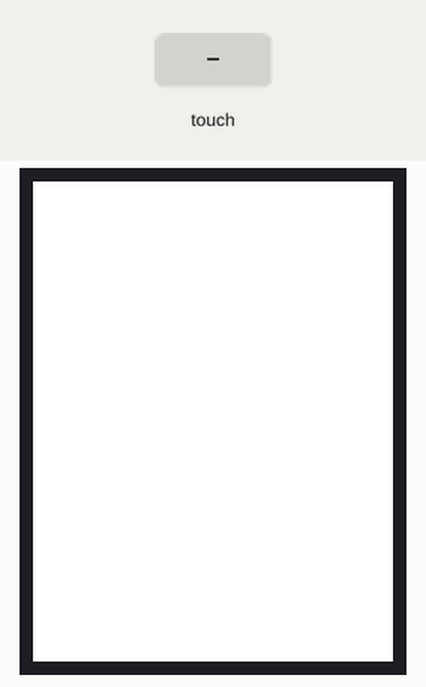
Simulated run of this program. Board: ESP32. On the bench: 240×320 colour display. The inputs (shaded band) are chosen by the test bench. Storage starts empty; what the program prints to the serial monitor is not drawn.

Above: at 1.5 s.
1.6 s: screen touched at 13 % across, 10 % down
At 2.7 s:
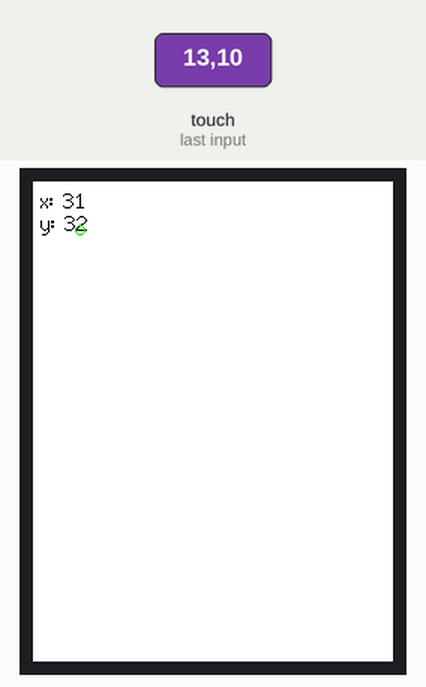
3.2 s: screen touched at 38 % across, 10 % down
4.8 s: screen touched at 62 % across, 10 % down
At 6.1 s:
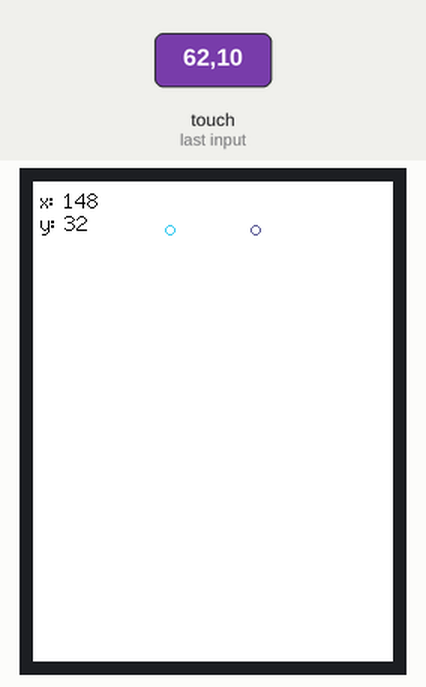
6.4 s: screen touched at 87 % across, 10 % down
8.0 s: screen touched at 13 % across, 30 % down
At 8.7 s:
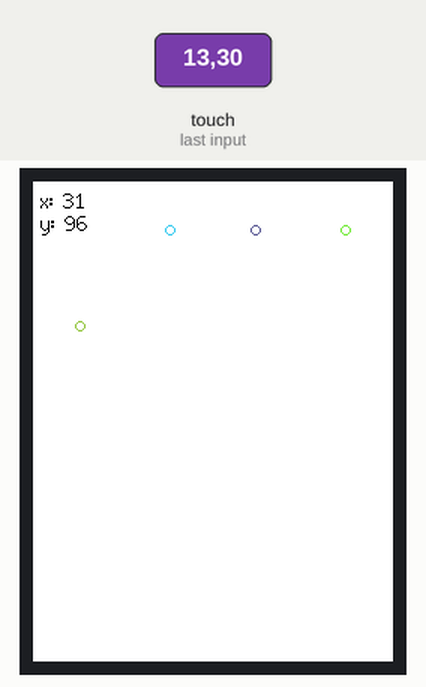
9.6 s: screen touched at 38 % across, 30 % down
Timing chart, 0 to 12.2 s (numbered marks = the images above; inputs shaded):
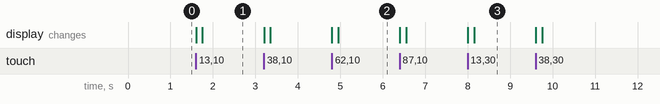

Measured:
- after the input at 1.6 s, the display: first changes at once (image 1 shows a later state)
- after the input at 4.8 s, the display: first changes at once (image 2 shows a later state)
- after the input at 8.0 s, the display: first changes at once (image 3 shows a later state)

The program:

main.cpp
```cpp
#include <Arduino.h>
#include "SPIFFS.h"
#include <SPI.h>
#include <TFT_eSPI.h>
TFT_eSPI tft = TFT_eSPI();

#define CALIBRATION_FILE "/calibrationData"

void setup(void) {
  uint16_t calibrationData[5];
  uint8_t calDataOK = 0;

  Serial.begin(115200);
  Serial.println("starting");

  tft.init();

  tft.setRotation(2);
  tft.fillScreen((0xFFFF));

  tft.setCursor(20, 0, 2);
  tft.setTextColor(TFT_BLACK, TFT_WHITE);  tft.setTextSize(1);
  tft.println("calibration run");

  // check file system
  if (SPIFFS.begin(true)) {
    Serial.println("formating file system");

    SPIFFS.format();
    SPIFFS.begin();
  }

  Serial.println("OK");

  // check if calibration file exists
  if (SPIFFS.exists(CALIBRATION_FILE)) {
    File f = SPIFFS.open(CALIBRATION_FILE, "r");
    if (f) {
      if (f.readBytes((char *)calibrationData, 14) == 14)
        calDataOK = 1;
      f.close();
    }
  }
  if (calDataOK) {
    // calibration data valid
    tft.setTouch(calibrationData);
  } else {
    // data not valid. recalibrate
    tft.calibrateTouch(calibrationData, TFT_WHITE, TFT_RED, 15);
    // store data
    File f = SPIFFS.open(CALIBRATION_FILE, "w");
    if (f) {
      f.write((const unsigned char *)calibrationData, 14);
      f.close();
    }

    for(int i =0;i<5;i++) {
      Serial.printf("%d, %d\n", i, calibrationData[i]);
    }
  }

  tft.fillScreen((0xFFFF));

}
// 0, 415
// 1, 3392
// 2, 345
// 3, 3526
// 4, 2

void loop() {
  uint16_t x, y;
  static uint16_t color;

  if (tft.getTouch(&x, &y)) {

    tft.setCursor(5, 5, 2);
    tft.printf("x: %i     ", x);
    tft.setCursor(5, 20, 2);
    tft.printf("y: %i    ", y);

    // tft.drawPixel(x, y, color);
    tft.drawCircle(x, y, 3, color);
    color += 155;
  }
}
```
